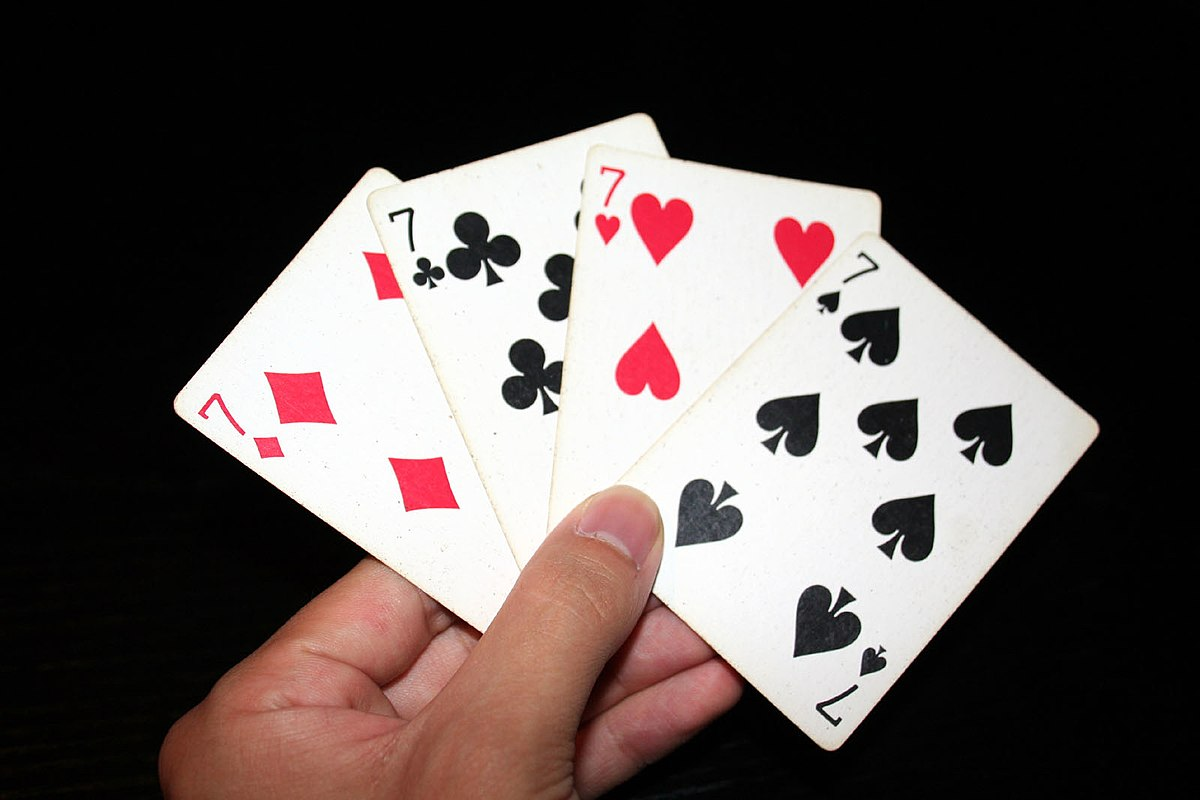
//> input picture images/cards.jpg, 1200 x 800 px, given in place of the camera
$ ./main   (built with g++ and OpenCV 4)
//> lines starting //> are read from the running program, lines starting //| are printed output that depends on the picture; after the words box and inside, x2 and y2 are one past the last pixel; in counts of white or black regions, pixels touching at a corner belong together
#include    <iostream>
#include    <tuple>
#include    <vector>
#include    <algorithm>
#include    <functional>

#include <opencv2/opencv.hpp>

int main(const int argc, const char **argv)
{
    cv::VideoCapture cap(0);

    int threshold_value = 0;

    cv::namedWindow("resultado", 1);
    cv::namedWindow("binaria", 1);


    cv::createTrackbar("threshold", "binaria", &threshold_value, 225);


    if(!cap.isOpened())
        return -1;

    std::pair<cv::Mat, cv::Mat> frame;
    std::pair<cv::Mat, cv::Mat> grad;

    std::vector<std::vector<cv::Point>> contours;
    std::vector<cv::Vec4i> hierarchy;

    for(;;){
        cap >> frame.first;

        cv::cvtColor(frame.first, frame.second, cv::COLOR_RGB2GRAY);
        cv::Sobel(frame.second, grad.first,  CV_32F, 1, 0, -1);
        cv::Sobel(frame.second, grad.second, CV_32F, 0, 1, -1);
        cv::subtract(grad.first, grad.second, frame.second);
        cv::convertScaleAbs(frame.second, frame.second);
        cv::blur(frame.second, frame.second, cv::Point(10,10));
        cv::threshold(frame.second, frame.second, threshold_value, 225,cv::THRESH_BINARY);
        cv::imshow("binaria",frame.second);
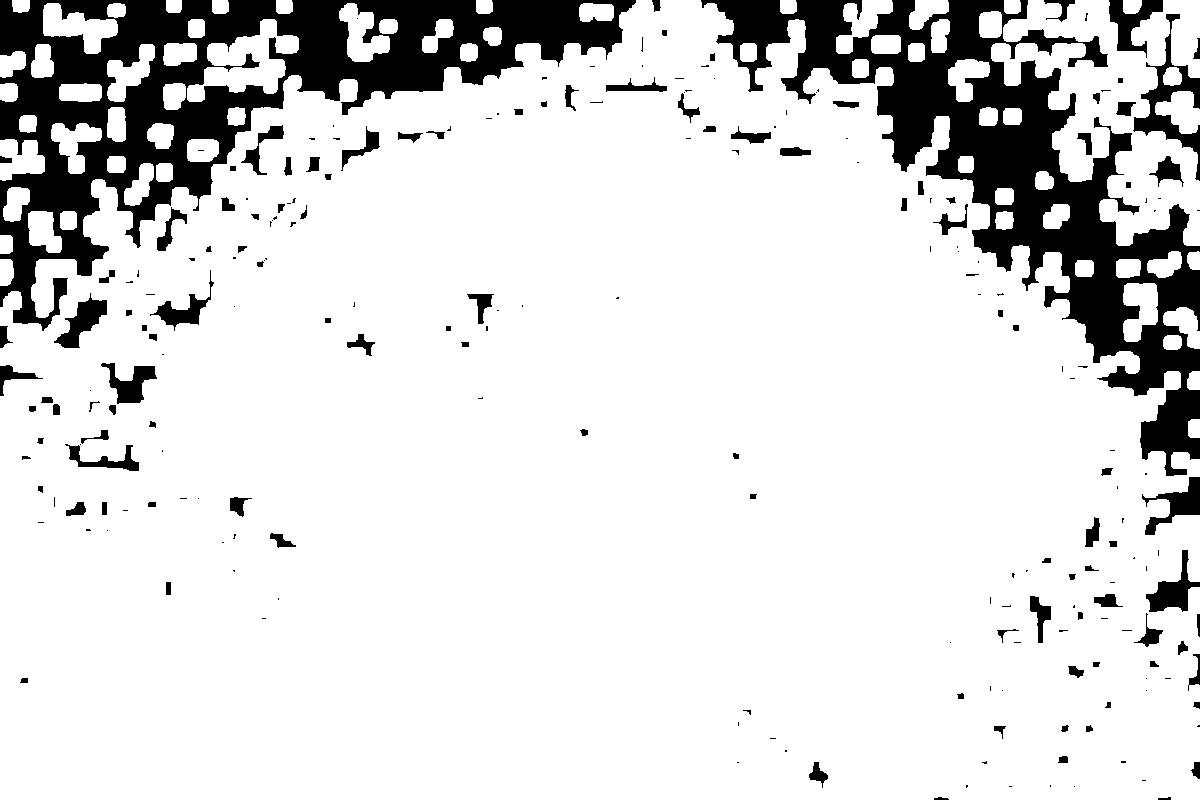
//> window 'binaria': 800 rows x 1200 cols, CV_8UC1; values 0 (black) and 225 (white), 85.6% white; 228 black regions (115 under 20 px)


        cv::morphologyEx(frame.second, frame.second, cv::MORPH_CLOSE, cv::getStructuringElement(cv::MORPH_RECT, cv::Point(21,7)));
        cv::erode(frame.second, frame.second,  2);
        cv::dilate(frame.second, frame.second, 2);
        cv::findContours(frame.second, contours, hierarchy , cv::RETR_CCOMP, cv::CHAIN_APPROX_TC89_L1, cv::Point(0, 0));
//> contours = 32 contours; largest, box (x1, y1, x2, y2) and area: (0, 0, 1200, 800) 804848, (948, 0, 1200, 350) 41342, (836, 0, 950, 62) 5362, (12, 0, 126, 54) 2652, (339, 0, 398, 62) 2111

        std::vector<std::vector<cv::Point>> contours_poly(contours.size());
//> contours_poly = 32 empty contours
        std::vector<cv::Rect> rectangle(contours.size());

        for(auto i = 0; i < contours.size(); i++){
            cv::approxPolyDP(cv::Mat(contours[i]), contours_poly[i], 3, true);
            rectangle[i] = boundingRect(cv::Mat(contours_poly[i]));
        }
//> this loop made 32 passes

        auto compare_area = [](cv::Rect a, cv::Rect b) { return (a.area() < b.area());};
        auto max_area = std::max_element(rectangle.begin(), rectangle.end(), compare_area);
        auto pos = std::distance(rectangle.begin(), std::find(rectangle.begin(), rectangle.end(), *max_area));
//> pos = 15

        std::cout << *max_area << std::endl;
//| [1200 x 800 from (0, 0)]

        cv::Scalar GREEN = cv::Scalar(0,225,0);
        cv::rectangle(frame.first, rectangle[pos].tl(), rectangle[pos].br(), GREEN, 2, 8, 0);


        cv::imshow("resultado",frame.first);
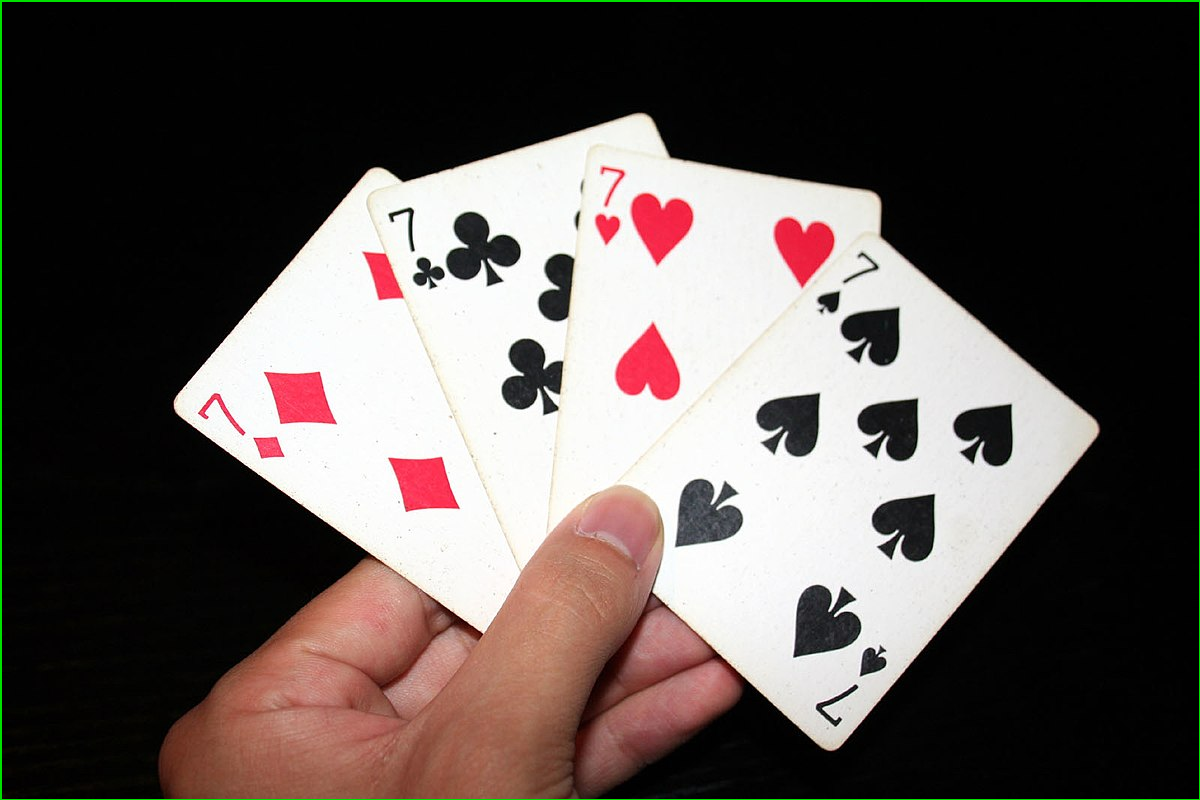
//> window 'resultado': 800 rows x 1200 cols, CV_8UC3; mean B, G, R 82.4, 85.7, 94.4

        if(cv::waitKey(10) == 27 ) break; // stop capturing by pressing ESC
//> the Esc key is pressed
    }


    return 0;
}
